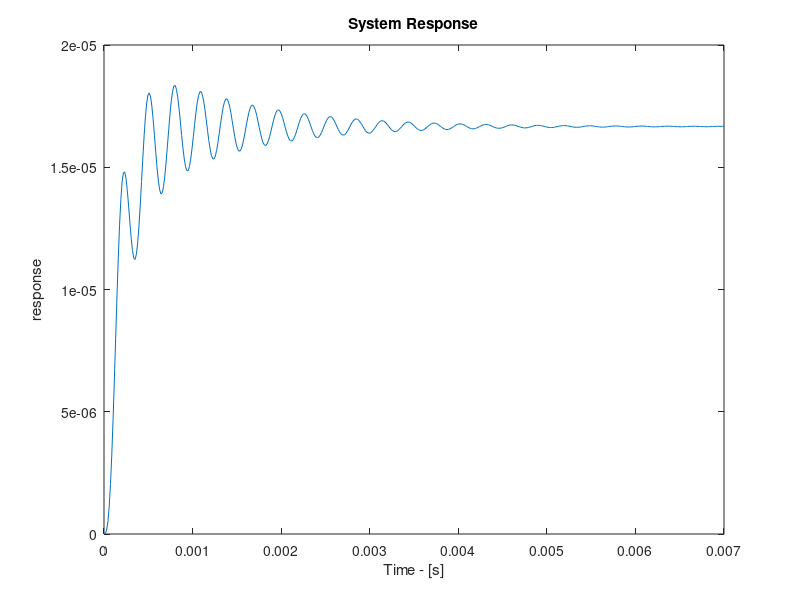

This chart was generated by the following MATLAB code:
m = 0.002;
k = 8e5;
c = 2;
Kf = 16;
Kb = 16;
La = 2e-3;
R = 12;
Va = 10;

num = [Kf];
den = [(m*La),(c*La+m*R),(k*La + c*R + Kf*Kb),(k*R)];
T = tf(num,den)
[y,t] = step(T);

plot(t,y*Va)
title('System Response')
xlabel('Time - [s]')
ylabel('response')
